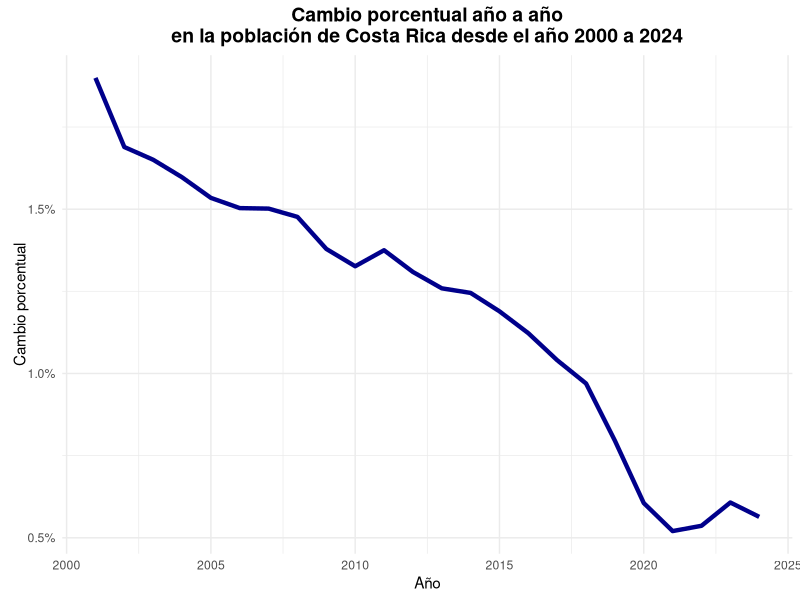
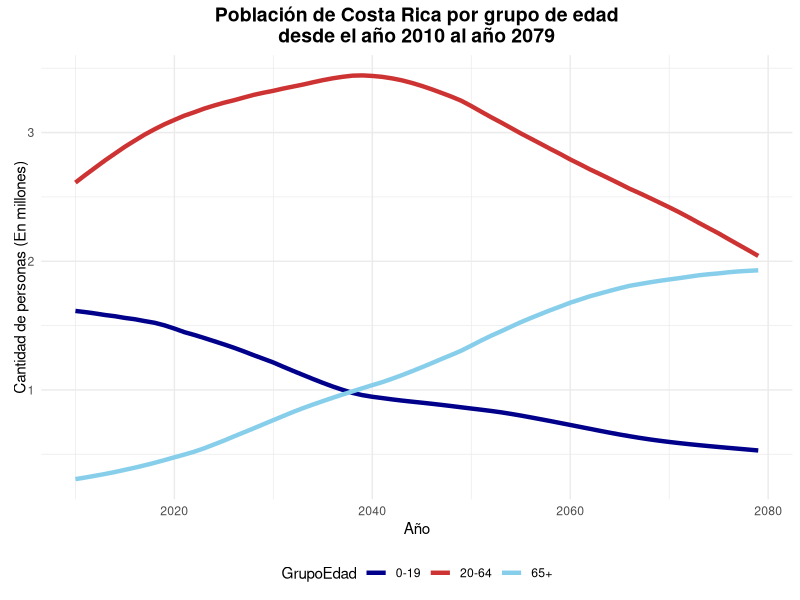

Write the R code that produced these figures, in order.
setwd("/Users/joseandres/Desktop/Pensiones/Pensions/Jose C")

library(tidyverse)
library(readxl)
poblacion <- read_excel("variacion_poblacion.xlsx", 
                                  sheet = "Variacion")


variacion_total_porcentual <- poblacion %>% filter(Tipo=="Total")
cambio <- diff(variacion_total_porcentual$personas)/variacion_total_porcentual$personas[1:24]
variacion_total_porcentual <- variacion_total_porcentual[2:25,]
variacion_total_porcentual$personas <- cambio
colnames(variacion_total_porcentual)[2] <- "Cambio Porcentual"

grafico_cambio_poblacional <- ggplot(data = variacion_total_porcentual,mapping = aes(x=Año,y=`Cambio Porcentual`*100))+
  geom_line(color="darkblue",size=1.5)+
  scale_y_continuous(labels = scales::percent_format(scale = 1))+
  labs(y = "Cambio porcentual",
       x = "Año")+
  theme(axis.title.y = element_text(vjust=-0.5,size=rel(1), angle = 90), 
        legend.position = "bottom") +theme_minimal()+ggtitle("Cambio porcentual año a año en la población de Costa Rica desde el año 2000 a 2024")




grafico_cambio_poblacional <- ggplot(data = variacion_total_porcentual,
                                     mapping = aes(x = Año, y = `Cambio Porcentual` * 100)) +
  geom_line(color = "darkblue", size = 1.5) +
  scale_y_continuous(labels = scales::percent_format(scale = 1)) +
  labs(
    x = "Año",
    y = "Cambio porcentual",
    title = "Cambio porcentual año a año\nen la población de Costa Rica desde el año 2000 a 2024"
  ) +
  theme_minimal() +
  theme(
    axis.title.y = element_text(vjust = -0.5, size = rel(1), angle = 90),
    legend.position = "bottom",
    plot.title = element_text(
      hjust = 0.5,   # Centrar el título
      face = "bold", # Negrita
      size = 14      # Ajusta el tamaño a tu preferencia
    )
  )





proyeccion <- read_excel("variacion_poblacion.xlsx", 
                         sheet = "proyeccion")




df_mod <- proyeccion %>%
  # Extraemos el primer número como valor numérico
  mutate(edad_inicio = as.numeric(str_extract(Total, "^\\d+"))) %>%
  mutate(
    GrupoEdad = case_when(
      edad_inicio <= 19 ~ "0-19",
      edad_inicio >= 20 & edad_inicio <= 64 ~ "20-64",
      edad_inicio >= 65 ~ "65+",
      TRUE ~ NA_character_
    )
  ) %>%
  select(-Total, -edad_inicio) %>%
  group_by(GrupoEdad) %>%
  summarise(across(everything(), ~ sum(as.numeric(gsub("[^0-9.]", "", .)), na.rm = TRUE)))


  
df_final_proyeccion <- df_mod %>% 
  pivot_longer(
    cols = -GrupoEdad,        # Todas las columnas excepto GrupoEdad se pivotearán
    names_to = "Año",         # El nombre de la columna que contendrá el nombre original (año)
    values_to = "Cantidad"    # La columna con los valores (la cantidad de personas)
  ) %>% 
  mutate(
    Año = as.integer(str_extract(Año, "\\d{4}"))  # Extraer el año, ej. "2022" de "2022a"
  ) 



g_proyeccion_poblacional <- ggplot(data = df_final_proyeccion, 
                                   mapping = aes(x = Año, y = Cantidad/1000000, color = GrupoEdad)) +
  geom_line(size = 1.5) +
  scale_color_manual(values = c("0-19" = "darkblue", "20-64" = "brown3", "65+" = "skyblue")) +
  labs(
    x = "Año",
    y = "Cantidad de personas (En millones)",
    title = "Población de Costa Rica por grupo de edad\ndesde el año 2010 al año 2079"  # Título en dos líneas
  ) +
  theme_minimal() +
  theme(
    axis.title.y = element_text(vjust = -0.5, size = rel(1), angle = 90),
    legend.position = "bottom",
    plot.title = element_text(
      hjust = 0.5,   # Centrar el título
      face = "bold", # En negrita
      size = 14      # Ajusta el tamaño según prefieras
    )
  )

ggsave(filename = "Cambio_Poblacional.pdf",plot = grafico_cambio_poblacional)

ggsave(filename = "Proyeccion_Poblacional.pdf",plot = g_proyeccion_poblacional)


